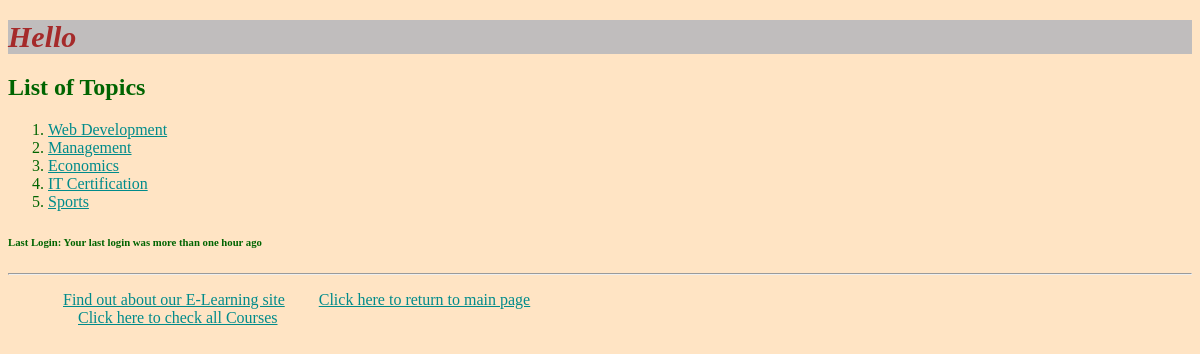
The page /myapp/ on the database its author committed.
### myapp/models.py (models this page shows, shortened)
class Topic(models.Model):
    name = models.CharField(max_length=200)
    category = models.CharField(max_length=200, blank=False, default="Development")

### myapp/views.py (the view)
# urls.py: path(r'', views.index, name='index'),
def index(request):
    top_list = Topic.objects.all().order_by('id')[:10]
    if 'last_login' in request.session:
        last_login = request.session['last_login']
    else:
        last_login = 'Your last login was more than one hour ago'
    return render(request, 'myapp/index.html', {'top_list': top_list, 'last_login': last_login})

### myapp/templates/myapp/index.html
{% extends 'myapp/base.html' %}
{% block body_block %}
{% if top_list %}
 <h2>List of Topics</h2>
 <ol>
 {% for top in top_list %}
 <li> <a href="{% url 'myapp:detail' top.id %}">{{ top.name}}</a></li>
 {% endfor %}
 </ol>
 {% else %}
 <strong>There are no available topics!</strong>
 {% endif %}
 <h6>Last Login: {{last_login}}</h6>
{% endblock %}

### myapp/static/myapp/style.css (style rules this page uses)
body { background-color: bisque; color: darkgreen; }
a { color: darkcyan; }

### rows shown on the page
Topic: name "Web Development"
Topic: name "Management"
Topic: name "Economics"
Topic: name "IT Certification"
Topic: name "Sports"

### other values the page prints
{{ last_login }} "Your last login was more than one hour ago"
